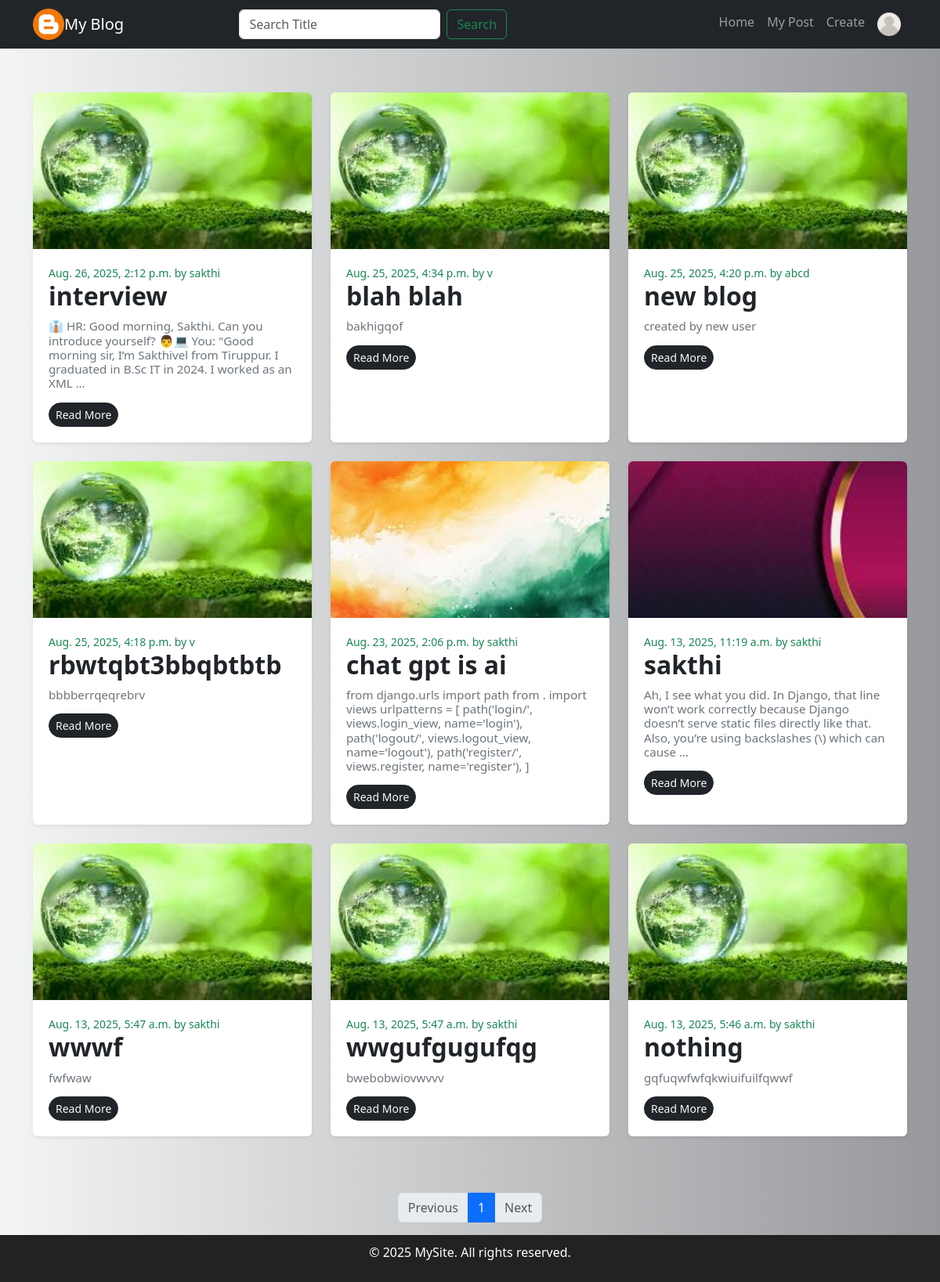
Page /user/dashboard/ (signed in) on the earlier database version.
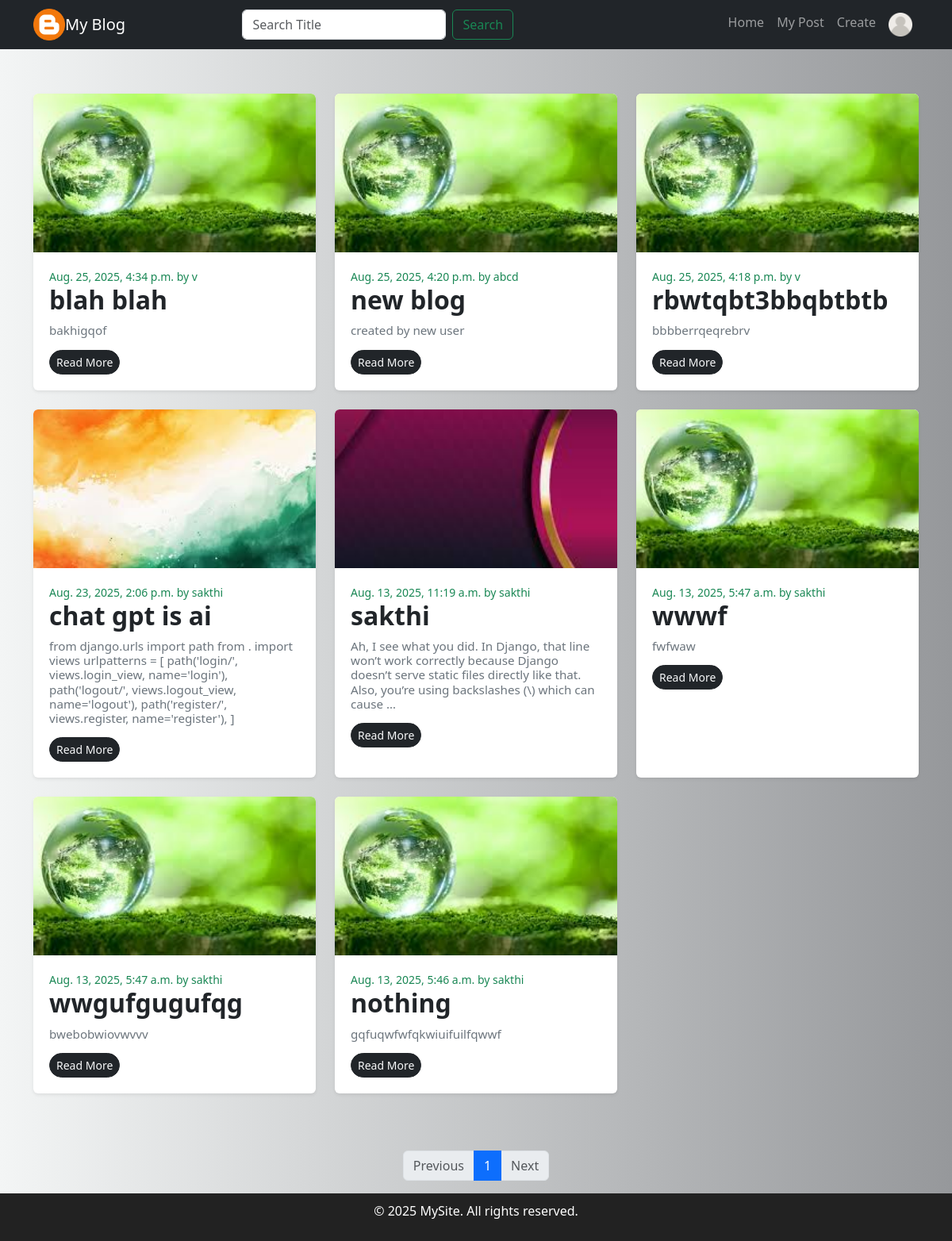
Same page on the later database version.
### blog/models.py (models this page shows, shortened)
class Post(models.Model):
    title = models.CharField(max_length=100)
    content = models.TextField(null=True)
    created_at = models.DateTimeField(auto_now_add=True)
    file = models.ImageField(upload_to='blog_images/', blank=True, null=True, default='blog_images/default.jpg')
    author = models.ForeignKey(User, on_delete=models.CASCADE, related_name="posts")
    @property
    def file_url(self):
        if self.file:                 # Safe: False when there is no file
            try:
                return self.file.url  # Works only if a file exists
            except ValueError:
                pass                  # In case a weird empty value slipped in
        return static('blog/assets/default.jpg')

### user/views.py (the view)
# urls.py: path('dashboard/', views.Dashboard, name='dashboard'),
@login_required(login_url='/user/login')
def Dashboard(request):
    post_list = Post.objects.all().order_by('-created_at')  # fetch posts from db
    paginator = Paginator(post_list, 9)
    page_number = request.GET.get('page')
    posts = paginator.get_page(page_number)
    return render(request, 'dashboard.html', {'posts': posts})

### blog/templates/dashboard.html (shortened to what this page needs)
{% extends 'oldbase.html' %}
{% load static %}
{% block content %}
<div class="container py-5">
  <div class="row g-4">
    {% for post in posts %}
      <div class="col-lg-4 col-md-6 col-sm-12">
        <div class="card blog-card h-100 shadow-sm rounded">
          <img src="{{ post.file_url }}" class="card-img-top" alt="{{ post.title }}">
          <div class="card-body">
            <div class="text-success small">{{ post.created_at }} by {{ post.author }}</div>
            <h5 class="card-title h2">{{ post.title }}</h5>
            <p class="card-text h6">{{ post.content|truncatewords:30 }}</p>
            <a class="btn btn-dark text-light btn-sm rounded-pill" href="{% url 'detail_view' post.id %}">Read More</a>
          </div>
        </div>
      </div>
    {% endfor %}
  </div>
</div>
<nav aria-label="Page navigation">
  <ul class="pagination justify-content-center mt-4">
    {% if posts.has_previous %}
    <li class="page-item">
      <a class="page-link" href="?page={{ posts.previous_page_number }}">Previous</a>
    </li>
    {% else %}
    <li class="page-item disabled"><span class="page-link">Previous</span></li>
    {% endif %}
    {% for num in posts.paginator.page_range %}
    {% if posts.number == num %}
    <li class="page-item active"><span class="page-link">{{ num }}</span></li>
    {% else %}
    <li class="page-item"><a class="page-link" href="?page={{ num }}">{{ num }}</a></li>
    {% endif %}
    {% endfor %}
    {% if posts.has_next %}
    <li class="page-item">
        <a class="page-link" href="?page={{ posts.next_page_number }}">Next</a>
      </li>
      {% else %}
      <li class="page-item disabled"><span class="page-link">Next</span></li>
      {% endif %}
  </ul>
</nav>
{% endblock %}

Differences in the rows shown:
removed Post: file_url (placeholder picture), created_at "Aug. 26, 2025, 2:12 p.m.", author "sakthi", title "interview", content "👔 HR: Good morning, Sakthi. Can you introduce yourself? 👨💻 You: \"Good morning sir, I’m Sakthivel from Tiruppur. I graduated in B.Sc IT in 2024. I worked as an XML …"
